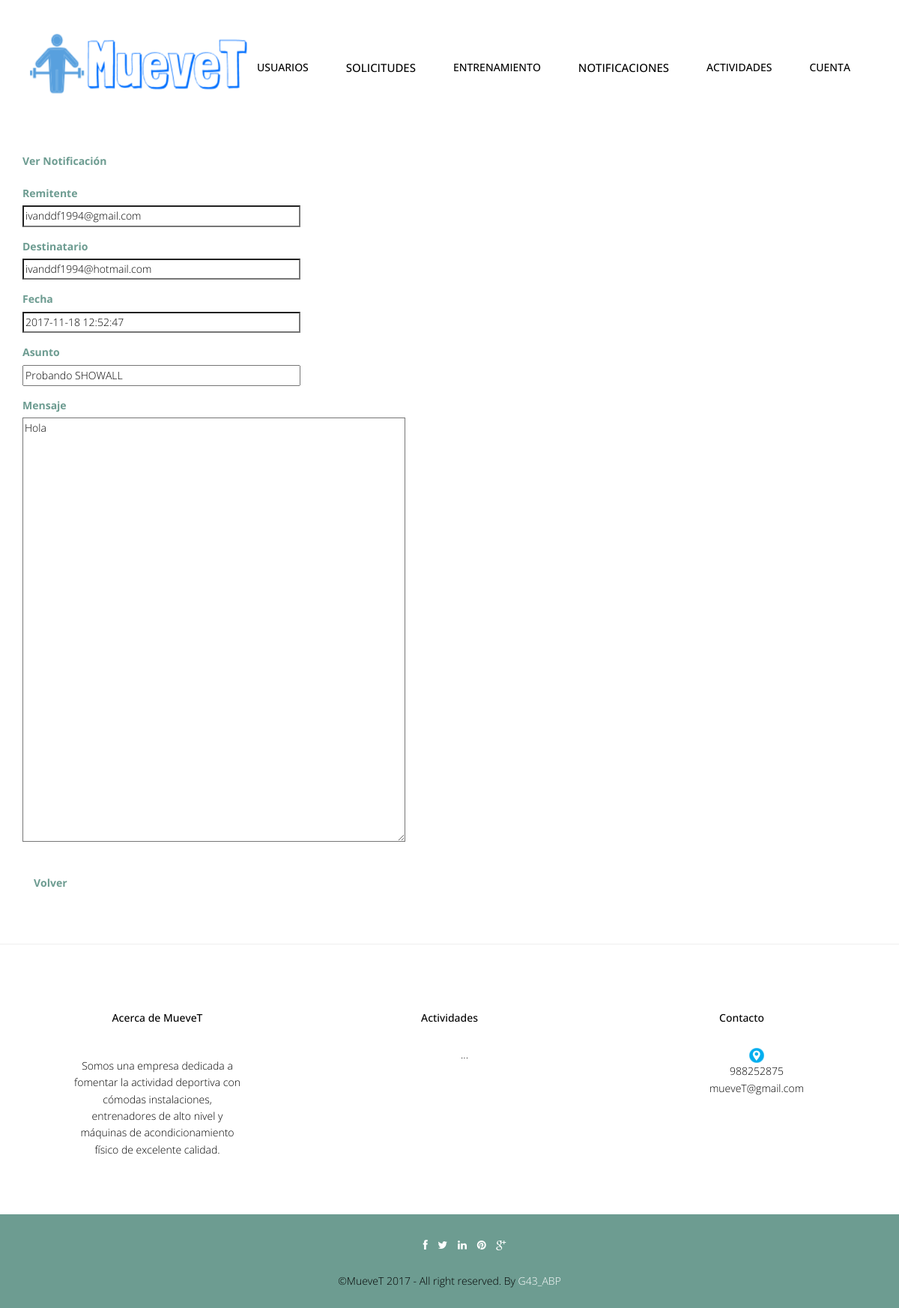
The app's page /abp/Controllers/NOTIFICACION_Controller.php?idNotificacion=1&accion=Ver (signed in), older data.
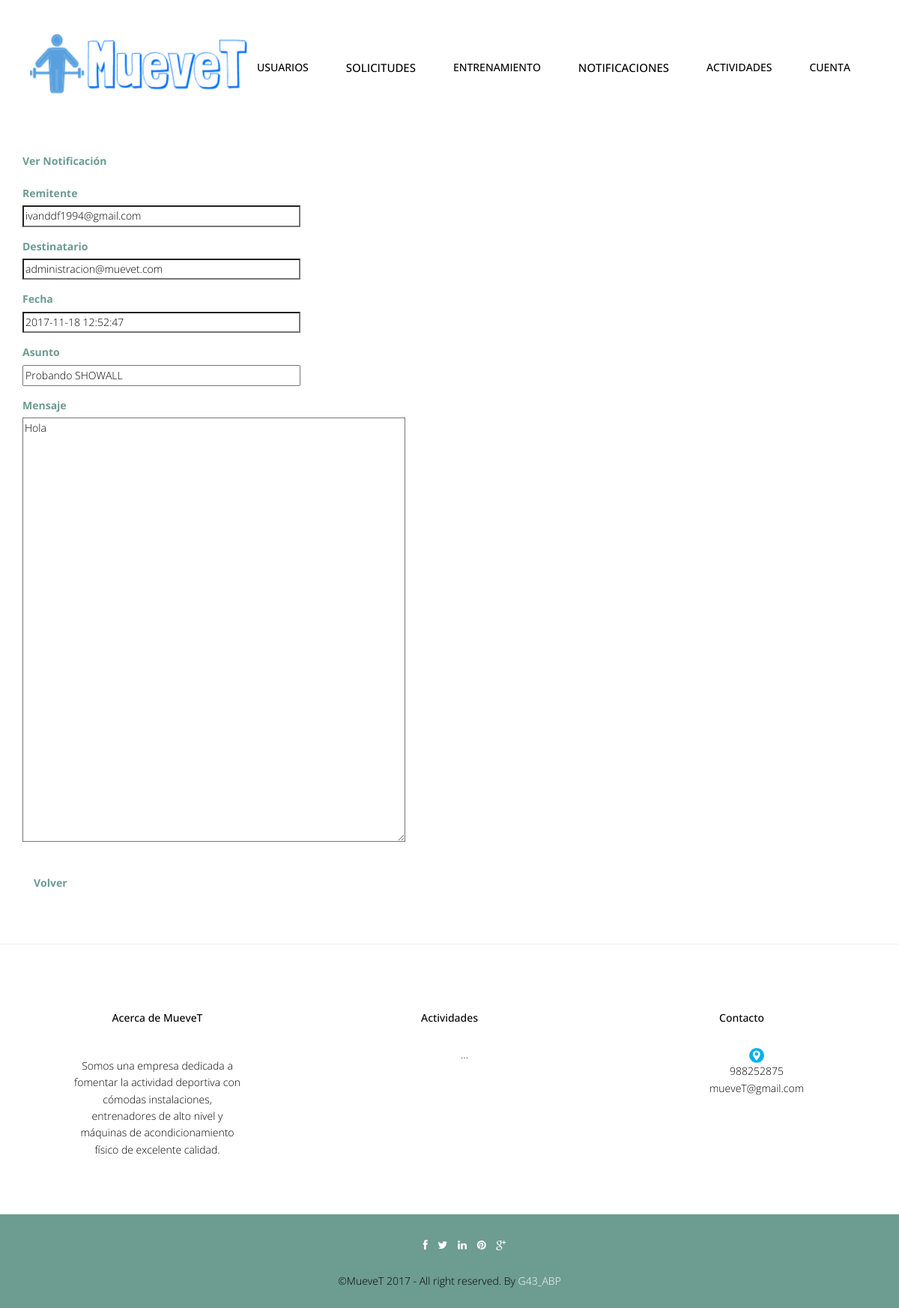
The same page, newer data.
### tables this page shows
CREATE TABLE `notificacion` (
  `estado` tinyint(1) DEFAULT '0',
  `idNotificacion` int(100) NOT NULL,
  `remitenteNotificacion` varchar(100) NOT NULL,
  `destinatarioNotificacion` text NOT NULL,
  `fechaHoraNotificacion` timestamp NOT NULL DEFAULT CURRENT_TIMESTAMP,
  `asuntoNotificacion` varchar(255) DEFAULT NULL,
  `mensajeNotificacion` longtext,
  `username` varchar(25) NOT NULL
);

### abp/Controllers/NOTIFICACION_Controller.php (called while the page is built, shortened)
<?php
include '../Models/NOTIFICACION_Model.php';
include '../Views/header.php';
switch ($_REQUEST['accion']) {
    case $strings['Ver']:
        if (!tienePermisos('NOTIFICACION_Seleccionar')) {
            new Mensaje('No tienes los permisos necesarios', '../Controllers/NOTIFICACION_Controller.php');
        } else {
            if (!isset($_REQUEST['idNotificacion'])) {
            } else {
                $idNotificacion = $_REQUEST['idNotificacion'];
                $notificacion = new NOTIFICACION_Model($idNotificacion, '', '', '', '', '', '');
                $resultado = $notificacion->Ver();
                new NOTIFICACION_Seleccionar($resultado, '../Controllers/NOTIFICACION_Controller.php');
            }
        }
        break;
}
?>

### abp/Models/NOTIFICACION_Model.php (called while the page is built, shortened)
<?php
include '../Functions/LibraryFunctions.php';
class NOTIFICACION_Model {
    var $idNotificacion;
    var $mysqli;
    function __construct($idNotificacion, $remitenteNotificacion, $destinatarioNotificacion, $fechaHoraNotificacion, $asuntoNotificacion, $mensajeNotificacion, $userName) {
        $this->idNotificacion = $idNotificacion;
    }
    function ConectarBD() {
        $this->mysqli = new mysqli("localhost", "root", "", "muevet");
    }
    function Ver() {
        $sql = "SELECT idNotificacion,remitenteNotificacion, destinatarioNotificacion, fechaHoraNotificacion,
    	asuntoNotificacion, mensajeNotificacion FROM NOTIFICACION WHERE idNotificacion= '" . $this->idNotificacion . "'";
        if (($resultado = $this->mysqli->query($sql))) {
            $sql1 = "UPDATE notificacion SET estado=1  WHERE idNotificacion= '" . $this->idNotificacion . "'";
            $this->mysqli->query($sql1);
            $result = $resultado->fetch_array();
            return $result;
        } else {
            return 'Error en la consulta sobre la base de datos.';
        }
    }
}
?>

### abp/Views/NOTIFICACION_SELECT_Vista.php (the view, shortened to what this page needs)
<?php
class NOTIFICACION_Seleccionar {
    private $valores;
    private $volver;
    function __construct($valores, $volver) {
        $this->valores = $valores;
        $this->volver = $volver;
        $this->render();
    }
    function render() {
        ?>
        <div class="container" >
            <form  id="form" name="form" action='NOTIFICACION_Controller.php'  method='post'   enctype="multipart/form-data">
                <div class="form-group" >
                    <label class="control-label" ><?php echo $strings['Ver Notificacion']; ?></label><br>
                </div>
                <div class="form-group">
                    <label class="control-label" ><?php echo $strings['remitenteNotificacion']; ?></label><br>
                    <input class="form" id="remitenteNotificacion" name="remitenteNotificacion" size="50" type="text" readonly="true" value="<?php echo $this->valores['remitenteNotificacion']; ?>">
                </div>
                <div class="form-group">
                    <label class="control-label" ><?php echo $strings['destinatarioNotificacion']; ?></label><br>
                    <input class="form" id="destinatarioNotificacion" name="destinatarioNotificacion" size="50" type="text" readonly="true" value="<?php echo $this->valores['destinatarioNotificacion']; ?>">
                </div>
                <div class="form-group">
                    <label class="control-label" ><?php echo $strings['fechaHoraNotificacion']; ?></label><br>
                    <input class="form" id="fechaHoraNotificacion" name="fechaHoraNotificacion" size="50" type="text" readonly="true" value="<?php echo $this->valores['fechaHoraNotificacion']; ?>">
                </div>
                <div class="form-group">
                    <label class="control-label" ><?php echo $strings['asuntoNotificacion']; ?></label><br>
                     <input class="form" id="asuntoNotificacion" name="asuntoNotificacion"  size="50" readonly="true" value="<?php echo $this->valores['asuntoNotificacion']; ?>">
                </div>
                <div class="form-group">
                    <label class="control-label" ><?php echo $strings['mensajeNotificacion']; ?></label><br>
                    <textarea rows="25" cols="70" name="mensajeNotificacion" readonly="true"><?php echo $this->valores['mensajeNotificacion'];?></textarea>
                </div>
        <br>
        <a class="form-link" href='<?php echo $this->volver ?> '><?php echo $strings['Volver']; ?> </a>
        </form>
        </div>
        <?php
        include '../Views/footer.php';
    }
}
?>

### abp/Views/header.php (shortened to what this page needs)
<!DOCTYPE html>
<html lang="en">
    <head>
        <link href="../css/bootstrap.min.css" rel="stylesheet">
        <link href="../css/responsive-slider.css" rel="stylesheet">
        <link rel="stylesheet" href="../css/animate.css">
        <link rel="stylesheet" href="../css/font-awesome.min.css">
        <link href="../css/style.css" rel="stylesheet">
    </head>
    <body>
        <header>
            <div class="container">
                <div class="row">
                    <nav class="navbar navbar-default" role="navigation">
                        <div class="container-fluid">
                            <div class="navbar-header">
                                <div class="navbar-brand">
                                    <br><a href="../index.php"><img src="../img/logo.png" width="290" height="80"></a>
                                </div>
                            </div>
                            <div class="menu">
                                <ul class="nav nav-tabs" role="tablist">
                                    <?php
                                    showNavbar();
                                    ?>
                                </ul>
                            </div>
                        </div>
                    </nav>
                </div>
            </div>
        </header>

### abp/Functions/LibraryFunctions.php (shortened to what this page needs)
<?php
function ConsultarTipoUsuarioLogin() {
    $mysqli = new mysqli("localhost", "root", "", "muevet");
    $sql = "SELECT tipoUsuario FROM USUARIO WHERE USUARIO.userName='" . $_SESSION['login'] . "'";
    $result = $mysqli->query($sql)->fetch_array();
    return $result['tipoUsuario'];
}
function añadirFuncionalidades($NOM) {
    $mysqli = new mysqli("localhost", "root", "", "muevet");
    $rol = "SELECT tipoUsuario FROM USUARIO  WHERE userName='" . $NOM['login'] . "'";
    $sql = "SELECT DISTINCT categoriaFuncionalidad FROM FUNCIONALIDAD, FUNCIONALIDAD_ROL WHERE FUNCIONALIDAD_ROL.idFuncionalidad = FUNCIONALIDAD.idFuncionalidad AND FUNCIONALIDAD_ROL.idRol=(" . $rol . ")";
    if (!($resultado = $mysqli->query($sql))) {
        echo 'Error en la consulta sobre la base de datos';
    } else {
        while ($fila = $resultado->fetch_array()) {
            $funcionalidad = $fila['categoriaFuncionalidad'];
            switch ($funcionalidad) {
                case "Gestion Entrenadores":
                    if (ConsultarTipoUsuarioLogin() != 3) {
                        ?>
                        <li class="nav-item dropdown">
                            <a class="nav-link dropdown-toggle" href="" id="navbarDropdownMenuLink" data-toggle="dropdown" aria-haspopup="true" aria-expanded="false" ><?php echo $strings['Gestión de Usuarios'] ?> </a>
                        </li>
                        <?php
                    }
                    break;
                case "Gestion Actividad Grupal":
                    ?>
                    <li class="nav-item dropdown">
                        <a class="nav-link dropdown-toggle" href="" id="navbarDropdownMenuLink" data-toggle="dropdown" aria-haspopup="true" aria-expanded="false"><?php echo $strings['Gestión de Actividades'] ?> </a>
                    </li>
                    <?php
                    break;
                case "Gestion Ejercicios":
                    ?>
                    <li class="nav-item dropdown">
                        <a class="nav-link dropdown-toggle" href="" id="navbarDropdownMenuLink" data-toggle="dropdown" aria-haspopup="true" aria-expanded="false" ><?php echo $strings['Entrenamiento'] ?> </a>
                    </li>
                    <?php
                    break;
                case "Gestion Notificaciones":
                    ?><li><a style="font-size:15px;" href='../Controllers/NOTIFICACION_Controller.php'><?php echo $strings['Gestión de notificaciones']; ?></a></li> <?php
                    break;
                case "Gestion Inscripciones":
                    ?><li><a style="font-size:15px;" href="../Controllers/INSCRIPCION_Controller.php?act=grupal"><?php echo $strings['Gestión de Inscripciones']; ?></a></li> <?php
                        break;
                default:
                    break;
            }
        }
    }
}
function showNavbar() {
    if (!isset($_SESSION)) {
        echo '<br><br><li role="presentation" class="active"><a href="../Functions/Conectar.php" class="m1">Iniciar Sesion</a></li>';
        echo '<li role="presentation"><a href="" class="m1">Sobre Nosotros</a></li>';
        echo '<li role="presentation"><a href="" class="m1">Contacto</a></li>';
    } else {
        añadirFuncionalidades($_SESSION);
        ?>
        <li class="nav-item dropdown">
            <a class="nav-link dropdown-toggle" href="" id="navbarDropdownMenuLink" data-toggle="dropdown" aria-haspopup="true" aria-expanded="false">
        <?php echo $strings['Cuenta'] ?>
            </a>
        </li>
        <?php
    }
}
?>

### abp/Views/footer.php (shortened to what this page needs)
<hr>
	<footer>
		<div class="container">
			<div class="row">
				<div class="col-lg-4">
					<div class="widget">
						<h5 class="widgetheading">Acerca de MueveT</h5>
						<p>Somos una empresa dedicada a fomentar la actividad deportiva con cómodas instalaciones, entrenadores de alto nivel y máquinas de acondicionamiento físico de excelente calidad.</p>
					</div>
				</div>
				<div class="col-lg-4">
					<div class="widget">
						<h5 class="widgetheading">Actividades</h5>
						<ul class="link-list">
							<li><a href="#">...</a></li>
						</ul>
					</div>
				</div>
				<div class="col-lg-4">
					<div class="widget">
						<h5 class="widgetheading">Contacto</h5>
						<ul class="link-list">
                                                    <li><a target="_blank" href="https://www.google.es/maps/place/ESEI+-+Escola+Superior+de+Enxe%C3%B1er%C3%ADa+Inform%C3%A1tica/@42.3449233,-7.8554787,15z/data=!4m2!3m1!1s0x0:0xbb2380c0a6827554?sa=X&ved=0ahUKEwiKoO6ZjtLXAhUGXBQKHfQGBFYQ_BIIjQEwCw"><img src="../img/gps.png" width="20px" height="20px"></a></li>
							<li><a href="#">988252875</a></li>
							<li><a href="#">mueveT@gmail.com</a></li>
						</ul>
					</div>
				</div>
			</div>
		</div>
		<div class="sub-footer">
			<div class="container">
				<div class="row">
					<div class="col-lg-12">
						<ul class="social-network">
							<li><a href="#" data-placement="top" title="Facebook"><i class="fa fa-facebook fa-1x"></i></a></li>
							<li><a href="#" data-placement="top" title="Twitter"><i class="fa fa-twitter fa-1x"></i></a></li>
							<li><a href="#" data-placement="top" title="Linkedin"><i class="fa fa-linkedin fa-1x"></i></a></li>
							<li><a href="#" data-placement="top" title="Pinterest"><i class="fa fa-pinterest fa-1x"></i></a></li>
							<li><a href="#" data-placement="top" title="Google plus"><i class="fa fa-google-plus fa-1x"></i></a></li>
						</ul>
					</div>
					<div class="col-lg-12">
						<div class="copyright">
							<p>
								<span>&copy;MueveT 2017 - All right reserved. By </span><a href="" target="_blank">G43_ABP</a>
							</p>
						</div>
					</div>
				</div>
			</div>
		</div>
	</footer>
  </body>
</html>

### abp/css/style.css (style rules this page uses)
body { font-family:'Open Sans', Arial, sans-serif; font-size:14px; font-weight:300; line-height:1.6em; color:#000; background-color:#fff; }
hi,h2,h3,h4,h5,h6 { color:#000; line-height:1.1em; }
p { color:#000; }
.navbar-default { margin-top:-10px; background-color: #fff; border-radius:0; border:0; }
.container-fluid > .navbar-header { margin-right: 30px; margin-left: 10px; margin-top:20px; border-radius:0; }
.navbar-brand { float: left; height: 30px; padding: 15px 15px; font-size: 18px; line-height: 20px; }
.menu { font-size:14px; float:right; text-transform:uppercase; font-weight:500; }
.menu ul.nav-tabs li { color:#000; }
.nav-tabs { border-bottom: 0; }
.nav-tabs > li { float: left; margin-bottom: 0; }
.nav-tabs > li > a { margin-bottom:20px; margin-right: 20px; line-height: 1.42857143; border-bottom: 3px solid transparent; border-radius:0; color:#000; border-top:0; border-right:0; border-left:0; }
.blog h3,p { color:#000; padding:15px; }
form { margin-top:50px; margin-bottom:50px; }
label { color:#6D9C91; font-size:14px; }
.widget { margin-top:10px; padding:50px; text-align:center; }
.widget p,ul { margin-top:30px; }
.link-list ul,li,a { color:#000; list-style:none; }
.copyright { text-align:center; }
.copyright a { color:#fff; }
.sub-footer { background-color: #6D9C91; }
ul.social-network { list-style:none; margin-top:30px; text-align:center; }
ul.social-network li { display:inline; margin: 0 5px; color:#fff; }
ul.social-network li a { color:#fff; }
.form-link { font-weight:bold; color: #6D9C91 !important; margin-left: 15px; }

### abp/css/overwrite.css (style rules this page uses)
select, textarea, input[type="text"], input[type="password"], input[type="datetime"], input[type="datetime-local"], input[type="date"], input[type="month"], input[type="time"], input[type="week"], input[type="number"], input[type="email"], input[type="url"], input[type="search"], input[type="tel"], input[type="color"], .uneditable-input { -webkit-border-radius: 0; -moz-border-radius: 0; border-radius: 0; }

Row changes from the older to the newer data that the page shows:
changed notificacion "ivanddf1994@gmail.com": destinatarioNotificacion "ivanddf1994@hotmail.com" → "administracion@muevet.com"
